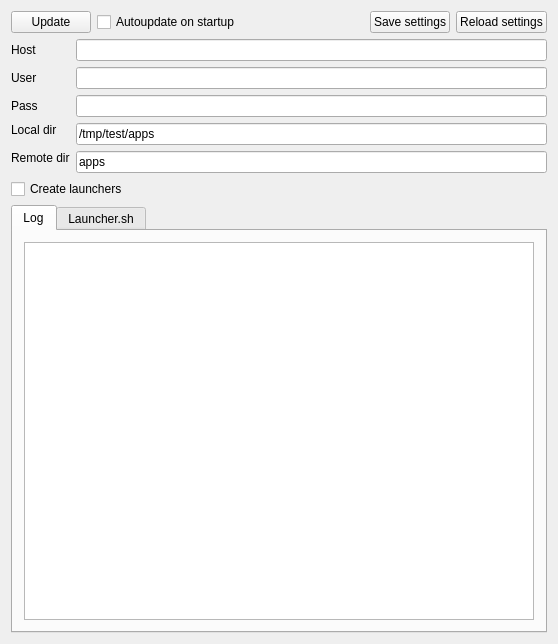
<?xml version="1.0" encoding="UTF-8"?>
<ui version="4.0">
 <class>Widget</class>
 <widget class="QWidget" name="Widget">
  <property name="geometry">
   <rect>
    <x>0</x>
    <y>0</y>
    <width>558</width>
    <height>644</height>
   </rect>
  </property>
  <property name="windowTitle">
   <string>Widget</string>
  </property>
  <layout class="QGridLayout" name="gridLayout">
   <item row="0" column="0" colspan="2">
    <layout class="QHBoxLayout" name="horizontalLayout">
     <item>
      <widget class="QPushButton" name="pushButton">
       <property name="text">
        <string>Update</string>
       </property>
      </widget>
     </item>
     <item>
      <widget class="QCheckBox" name="cbxAutoStart">
       <property name="text">
        <string>Autoupdate on startup</string>
       </property>
      </widget>
     </item>
     <item>
      <spacer name="horizontalSpacer_2">
       <property name="orientation">
        <enum>Qt::Horizontal</enum>
       </property>
       <property name="sizeHint" stdset="0">
        <size>
         <width>40</width>
         <height>20</height>
        </size>
       </property>
      </spacer>
     </item>
     <item>
      <widget class="QPushButton" name="pbSaveSett">
       <property name="text">
        <string>Save settings</string>
       </property>
      </widget>
     </item>
     <item>
      <widget class="QPushButton" name="pbReloadSett">
       <property name="text">
        <string>Reload settings</string>
       </property>
      </widget>
     </item>
    </layout>
   </item>
   <item row="1" column="0">
    <widget class="QLabel" name="label">
     <property name="text">
      <string>Host</string>
     </property>
    </widget>
   </item>
   <item row="1" column="1">
    <widget class="QLineEdit" name="leHost"/>
   </item>
   <item row="2" column="0">
    <widget class="QLabel" name="label_2">
     <property name="text">
      <string>User</string>
     </property>
    </widget>
   </item>
   <item row="2" column="1">
    <widget class="QLineEdit" name="leUser"/>
   </item>
   <item row="3" column="0">
    <widget class="QLabel" name="label_3">
     <property name="text">
      <string>Pass</string>
     </property>
    </widget>
   </item>
   <item row="3" column="1">
    <widget class="QLineEdit" name="lePass"/>
   </item>
   <item row="4" column="0">
    <widget class="QLabel" name="label_4">
     <property name="text">
      <string>Local dir</string>
     </property>
    </widget>
   </item>
   <item row="4" column="1" rowspan="2">
    <widget class="QLineEdit" name="leLdir">
     <property name="text">
      <string>/tmp/test/apps</string>
     </property>
    </widget>
   </item>
   <item row="5" column="0" rowspan="2">
    <widget class="QLabel" name="label_5">
     <property name="text">
      <string>Remote dir</string>
     </property>
    </widget>
   </item>
   <item row="6" column="1">
    <widget class="QLineEdit" name="leRdir">
     <property name="text">
      <string>apps</string>
     </property>
    </widget>
   </item>
   <item row="7" column="0" colspan="2">
    <widget class="QCheckBox" name="cbxCreateLaunchers">
     <property name="text">
      <string>Create launchers</string>
     </property>
     <property name="checked">
      <bool>false</bool>
     </property>
    </widget>
   </item>
   <item row="8" column="0" colspan="2">
    <widget class="QTabWidget" name="tabWidget">
     <property name="currentIndex">
      <number>0</number>
     </property>
     <widget class="QWidget" name="Log">
      <attribute name="title">
       <string>Log</string>
      </attribute>
      <layout class="QVBoxLayout" name="verticalLayout">
       <item>
        <widget class="QPlainTextEdit" name="pteLog"/>
       </item>
      </layout>
     </widget>
     <widget class="QWidget" name="tab_2">
      <attribute name="title">
       <string>Launcher.sh</string>
      </attribute>
      <layout class="QVBoxLayout" name="verticalLayout_2">
       <item>
        <widget class="QPlainTextEdit" name="pteLauncherText">
         <property name="plainText">
          <string>#!/bin/bash

me=&quot;$(basename &quot;$(test -L &quot;$0&quot; &amp;&amp; readlink &quot;$0&quot; || echo &quot;$0&quot;)&quot;)&quot;
echo $me

mechopped=${me: : -3}

echo $mechopped

apps/$mechopped/$mechopped</string>
         </property>
        </widget>
       </item>
      </layout>
     </widget>
    </widget>
   </item>
  </layout>
 </widget>
 <layoutdefault spacing="6" margin="11"/>
 <resources/>
 <connections/>
</ui>
